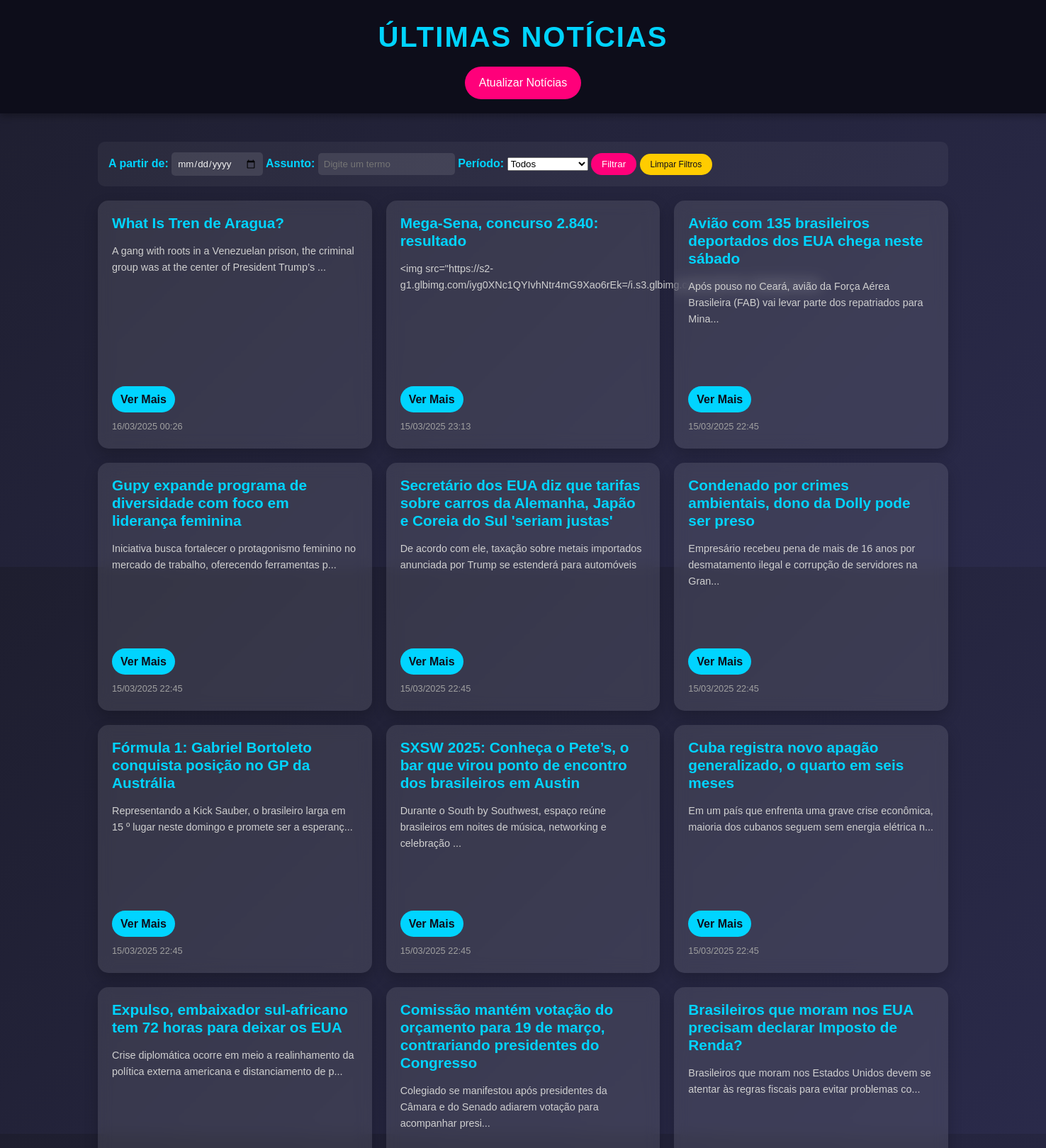
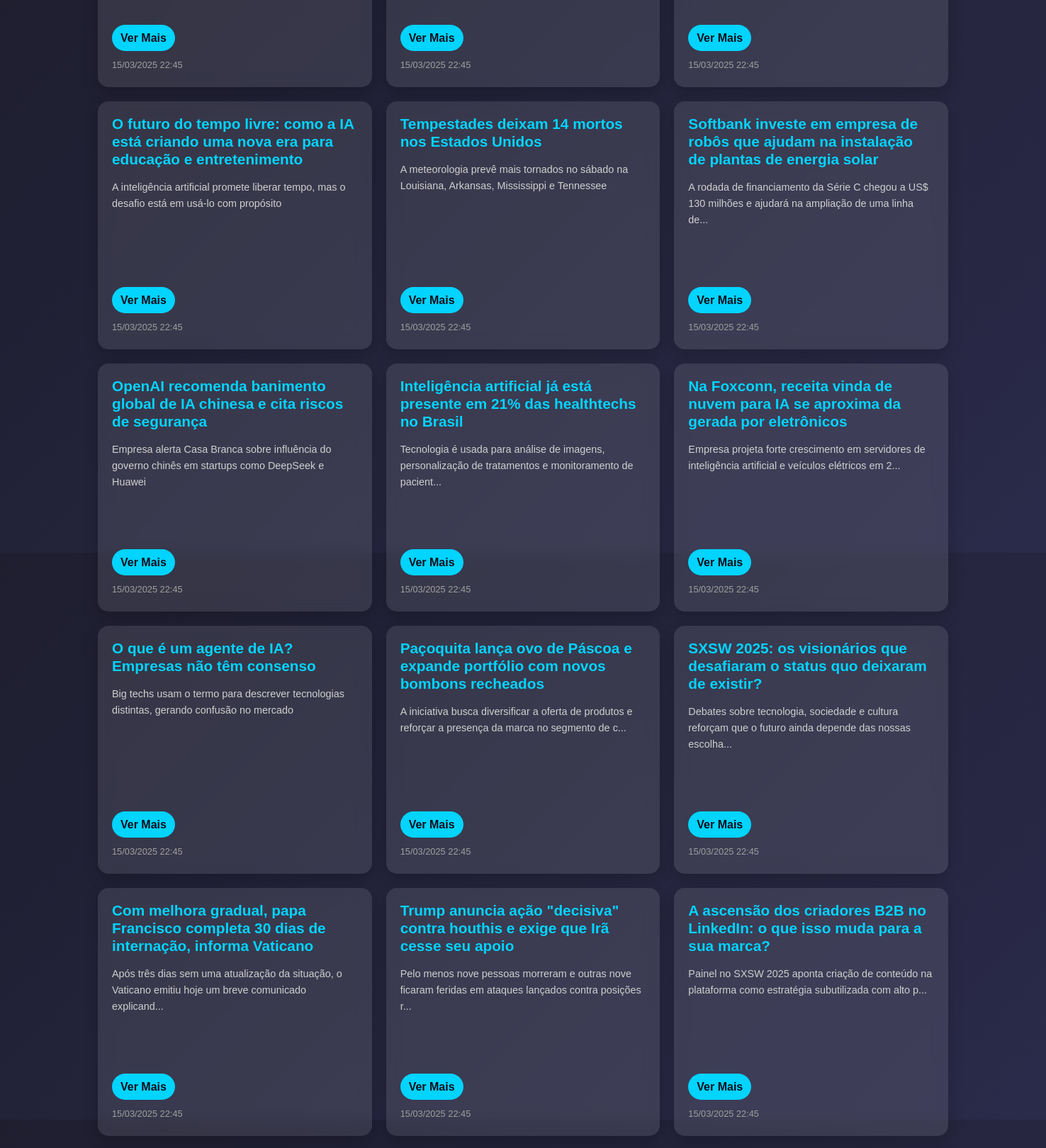
The page / (upper part) on the database its author committed (2 pictures, top to bottom).
### app/models.py (models this page shows)
class Noticia(db.Model):
    __tablename__ = 'Noticia'
    id = db.Column(db.Integer, primary_key=True)
    titulo = db.Column(db.String(200), nullable=False)
    conteudo = db.Column(db.Text, nullable=False)
    url = db.Column(db.String(500), unique=True, nullable=False)
    data_publicacao = db.Column(db.DateTime, nullable=False)

### app/routes.py (the view)
@app.route('/', methods=['GET'])
def index():
    data_filtro = request.args.get('data', None)
    assunto_filtro = request.args.get('assunto', None)
    periodo = request.args.get('periodo', None)
    query = Noticia.query
    if data_filtro:
        try:
            data = datetime.strptime(data_filtro, '%Y-%m-%d')
            query = query.filter(db.func.date(Noticia.data_publicacao) >= data.date())
        except ValueError:
            pass
    if assunto_filtro:
        query = query.filter(
            (Noticia.titulo.ilike(f'%{assunto_filtro}%')) |
            (Noticia.conteudo.ilike(f'%{assunto_filtro}%'))
        )
    if periodo == 'semana':
        data_inicio = datetime.now() - timedelta(days=7)
        query = query.filter(Noticia.data_publicacao >= data_inicio)
    elif periodo == 'mes':
        data_inicio = datetime.now() - timedelta(days=30)
        query = query.filter(Noticia.data_publicacao >= data_inicio)
    noticias = query.order_by(Noticia.data_publicacao.desc()).all()
    return render_template('index.html', noticias=noticias)

### app/templates/index.html (shortened to what this page needs)
<!DOCTYPE html>
<html lang="pt-br">
<head>
    <link rel="stylesheet" href="{{ url_for('static', filename='styles.css') }}">
</head>
<body>
    <header>
        <h1>Últimas Notícias</h1>
        <a href="/atualizar" class="btn-atualizar">Atualizar Notícias</a>
    </header>
    <main>
        <section class="filtro-container">
            <form method="GET" action="/">
                <label for="data">A partir de:</label>
                <input type="date" id="data" name="data">
                <label for="assunto">Assunto:</label>
                <input type="text" id="assunto" name="assunto" placeholder="Digite um termo">
                <label for="periodo">Período:</label>
                <select id="periodo" name="periodo">
                    <option value="">Todos</option>
                </select>
                <button type="submit" class="btn-filtrar">Filtrar</button>
                <a href="/" class="btn-limpar">Limpar Filtros</a>
            </form>
        </section>
        <section class="noticias-container">
            {% for noticia in noticias %}
                <article class="noticia-card">
                    <h2>{{ noticia.titulo }}</h2>
                    <p>{{ noticia.conteudo[:100] + '...' if noticia.conteudo|length > 100 else noticia.conteudo }}</p>
                    <a href="{{ url_for('noticia_detalhe', id=noticia.id) }}" class="btn-leia-mais">Ver Mais</a>
                    <small>{{ noticia.data_publicacao.strftime('%d/%m/%Y %H:%M') }}</small>
                </article>
            {% endfor %}
        </section>
    </main>
</body>
</html>

### app/static/styles.css (style rules this page uses)
* { margin: 0; padding: 0; box-sizing: border-box; font-family: 'Arial', sans-serif; }
body { background: linear-gradient(135deg, #1e1e2f 0%, #2a2a4a 100%); color: #f0f0f0; line-height: 1.6; min-height: 100vh; display: flex; flex-direction: column; }
header { background: #0d0d1a; padding: 20px; text-align: center; box-shadow: 0 4px 10px rgba(0, 0, 0, 0.3); }
header h1 { font-size: 2.5em; color: #00d4ff; text-transform: uppercase; letter-spacing: 2px; }
.btn-atualizar, .btn-voltar { display: inline-block; margin-top: 10px; padding: 10px 20px; background: #ff007a; color: #fff; text-decoration: none; border-radius: 25px; transition: transform 0.3s, background 0.3s; }
main { flex: 1; padding: 20px; }
.filtro-container { max-width: 1200px; margin: 20px auto; padding: 15px; background: rgba(255, 255, 255, 0.05); border-radius: 10px; display: flex; gap: 15px; align-items: center; }
.filtro-container label { color: #00d4ff; font-weight: bold; }
.filtro-container input { padding: 8px; border: none; border-radius: 5px; background: rgba(255, 255, 255, 0.1); color: #f0f0f0; }
.btn-filtrar { padding: 8px 15px; background: #ff007a; color: #fff; border: none; border-radius: 20px; cursor: pointer; transition: background 0.3s; }
.btn-limpar { font-size: 12px; padding: 8px 15px; background: #ffcc00; color: #0d0d1a; text-decoration: none; border-radius: 20px; transition: background 0.3s; }
.noticias-container { max-width: 1200px; margin: 0 auto; display: grid; grid-template-columns: repeat(auto-fit, minmax(300px, 1fr)); gap: 20px; }
.noticia-card { background: rgba(255, 255, 255, 0.1); border-radius: 15px; padding: 20px; backdrop-filter: blur(10px); box-shadow: 0 8px 20px rgba(0, 0, 0, 0.2); transition: transform 0.3s, box-shadow 0.3s; height: 350px; display: flex; flex-direction: column; gap: 10px; }
.noticia-card h2 { font-size: 1.3em; color: #00d4ff; margin-bottom: 5px; line-height: 1.2; }
.noticia-card p { font-size: 0.9em; color: #d0d0d0; margin-bottom: 10px; flex-grow: 1; }
.btn-leia-mais { display: inline-block; padding: 6px 12px; background: #00d4ff; color: #0d0d1a; text-decoration: none; border-radius: 20px; font-weight: bold; transition: background 0.3s; align-self: flex-start; }
.noticia-card small { font-size: 0.8em; color: #a0a0a0; }

### rows shown on the page
Noticia: titulo "What Is Tren de Aragua?", conteudo "A gang with roots in a Venezuelan prison, the criminal group was at the center of President Trump’s ...", data_publicacao "16/03/2025 00:26"
Noticia: titulo "Mega-Sena, concurso 2.840: resultado", conteudo "<img src=\"https://s2-g1.glbimg.com/iyg0XNc1QYIvhNtr4mG9Xao6rEk=/i.s3.glbimg.com/v1/AUTH_59edd422c0c8...", data_publicacao "15/03/2025 23:13"
Noticia: titulo "Avião com 135 brasileiros deportados dos EUA chega neste sábado", conteudo "Após pouso no Ceará, avião da Força Aérea Brasileira (FAB) vai levar parte dos repatriados para Mina...", data_publicacao "15/03/2025 22:45"
Noticia: titulo "Gupy expande programa de diversidade com foco em liderança feminina", conteudo "Iniciativa busca fortalecer o protagonismo feminino no mercado de trabalho, oferecendo ferramentas p...", data_publicacao "15/03/2025 22:45"
Noticia: titulo "Secretário dos EUA diz que tarifas sobre carros da Alemanha, Japão e Coreia do Sul 'seriam justas'", conteudo "De acordo com ele, taxação sobre metais importados anunciada por Trump se estenderá para automóveis", data_publicacao "15/03/2025 22:45"
Noticia: titulo "Condenado por crimes ambientais, dono da Dolly pode ser preso", conteudo "Empresário recebeu pena de mais de 16 anos por desmatamento ilegal e corrupção de servidores na Gran...", data_publicacao "15/03/2025 22:45"
Noticia: titulo "Fórmula 1: Gabriel Bortoleto conquista posição no GP da Austrália", conteudo "Representando a Kick Sauber, o brasileiro larga em 15 º lugar neste domingo e promete ser a esperanç...", data_publicacao "15/03/2025 22:45"
Noticia: titulo "SXSW 2025: Conheça o Pete’s, o bar que virou ponto de encontro dos brasileiros em Austin", conteudo "Durante o South by Southwest, espaço reúne brasileiros em noites de música, networking e celebração ...", data_publicacao "15/03/2025 22:45"
Noticia: titulo "Cuba registra novo apagão generalizado, o quarto em seis meses", conteudo "Em um país que enfrenta uma grave crise econômica, maioria dos cubanos seguem sem energia elétrica n...", data_publicacao "15/03/2025 22:45"
Noticia: titulo "Expulso, embaixador sul-africano tem 72 horas para deixar os EUA", conteudo "Crise diplomática ocorre em meio a realinhamento da política externa americana e distanciamento de p...", data_publicacao "15/03/2025 22:45"
Noticia: titulo "Comissão mantém votação do orçamento para 19 de março, contrariando presidentes do Congresso", conteudo "Colegiado se manifestou após presidentes da Câmara e do Senado adiarem votação para acompanhar presi...", data_publicacao "15/03/2025 22:45"
Noticia: titulo "Brasileiros que moram nos EUA precisam declarar Imposto de Renda?", conteudo "Brasileiros que moram nos Estados Unidos devem se atentar às regras fiscais para evitar problemas co...", data_publicacao "15/03/2025 22:45"
Noticia: titulo "O futuro do tempo livre: como a IA está criando uma nova era para educação e entretenimento", conteudo "A inteligência artificial promete liberar tempo, mas o desafio está em usá-lo com propósito", data_publicacao "15/03/2025 22:45"
Noticia: titulo "Tempestades deixam 14 mortos nos Estados Unidos", conteudo "A meteorologia prevê mais tornados no sábado na Louisiana, Arkansas, Mississippi e Tennessee", data_publicacao "15/03/2025 22:45"
Noticia: titulo "Softbank investe em empresa de robôs que ajudam na instalação de plantas de energia solar", conteudo "A rodada de financiamento da Série C chegou a US$ 130 milhões e ajudará na ampliação de uma linha de...", data_publicacao "15/03/2025 22:45"
Noticia: titulo "OpenAI recomenda banimento global de IA chinesa e cita riscos de segurança", conteudo "Empresa alerta Casa Branca sobre influência do governo chinês em startups como DeepSeek e Huawei", data_publicacao "15/03/2025 22:45"
Noticia: titulo "Inteligência artificial já está presente em 21% das healthtechs no Brasil", conteudo "Tecnologia é usada para análise de imagens, personalização de tratamentos e monitoramento de pacient...", data_publicacao "15/03/2025 22:45"
Noticia: titulo "Na Foxconn, receita vinda de nuvem para IA se aproxima da gerada por eletrônicos", conteudo "Empresa projeta forte crescimento em servidores de inteligência artificial e veículos elétricos em 2...", data_publicacao "15/03/2025 22:45"
Noticia: titulo "O que é um agente de IA? Empresas não têm consenso", conteudo "Big techs usam o termo para descrever tecnologias distintas, gerando confusão no mercado", data_publicacao "15/03/2025 22:45"
Noticia: titulo "Paçoquita lança ovo de Páscoa e expande portfólio com novos bombons recheados", conteudo "A iniciativa busca diversificar a oferta de produtos e reforçar a presença da marca no segmento de c...", data_publicacao "15/03/2025 22:45"
Noticia: titulo "SXSW 2025: os visionários que desafiaram o status quo deixaram de existir?", conteudo "Debates sobre tecnologia, sociedade e cultura reforçam que o futuro ainda depende das nossas escolha...", data_publicacao "15/03/2025 22:45"
Noticia: titulo "Com melhora gradual, papa Francisco completa 30 dias de internação, informa Vaticano", conteudo "Após três dias sem uma atualização da situação, o Vaticano emitiu hoje um breve comunicado explicand...", data_publicacao "15/03/2025 22:45"
Noticia: titulo "Trump anuncia ação \"decisiva\" contra houthis e exige que Irã cesse seu apoio", conteudo "Pelo menos nove pessoas morreram e outras nove ficaram feridas em ataques lançados contra posições r...", data_publicacao "15/03/2025 22:45"
Noticia: titulo "A ascensão dos criadores B2B no LinkedIn: o que isso muda para a sua marca?", conteudo "Painel no SXSW 2025 aponta criação de conteúdo na plataforma como estratégia subutilizada com alto p...", data_publicacao "15/03/2025 22:45"
